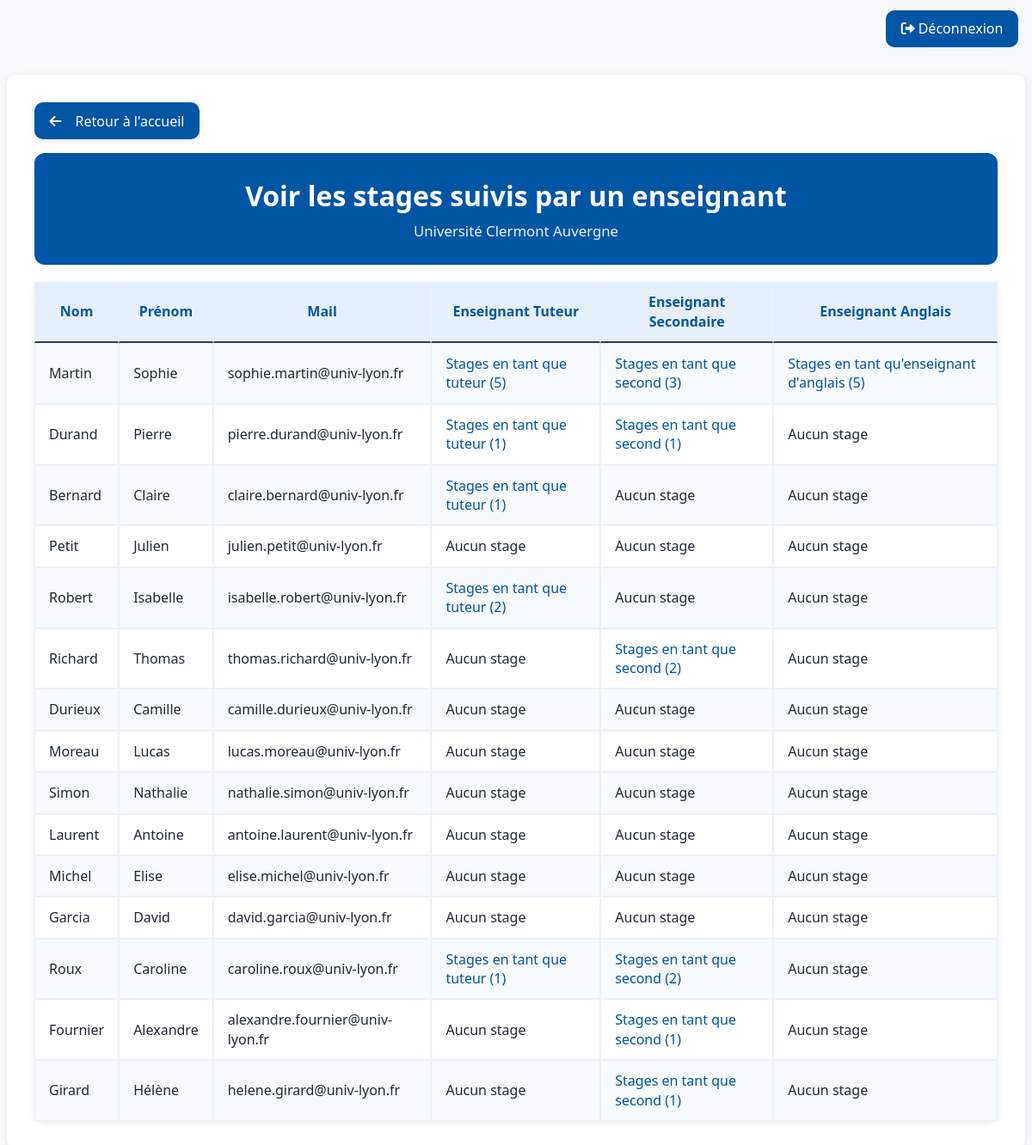
Page /soutenances/index.php?action=viewEnseignant (signed in) on the committed database.
### tables this page shows
CREATE TABLE `enseignants` (
  `IdEnseignant` smallint(6) NOT NULL,
  `nom` varchar(50) NOT NULL,
  `prenom` varchar(50) NOT NULL,
  `mail` varchar(80) NOT NULL,
  `mdp` varchar(255) NOT NULL
);

### soutenances/models/Enseignant.php (called while the page is built, shortened)
<?php
    function getAllEnseignants($pdo) {
        $stmt = $pdo->query("SELECT * FROM enseignants");
        return $stmt->fetchAll(PDO::FETCH_ASSOC);
    }
    function getStagesByEnseignantTuteurId($pdo, $idEnseignant) {
        $anneeDebut = (date("m") <= 8) ? date("Y") - 1 : date("Y");
        $stmt = $pdo->prepare("SELECT e.nom AS nomEntreprise, et.nom AS nomEtudiant, et.prenom AS prenomEtudiant
                               FROM evalstage es
                               JOIN anneestage a ON es.IdEtudiant = a.IdEtudiant
                               JOIN entreprises e ON a.IdEntreprise = e.IdEntreprise
                               JOIN etudiantsbut2ou3 et ON es.IdEtudiant = et.IdEtudiant
                               WHERE es.IdEnseignantTuteur = ? AND a.anneedebut = ?;");
        $stmt->execute([$idEnseignant, $anneeDebut]);
        return $stmt->fetchAll(PDO::FETCH_ASSOC);
    }
    function getStagesByEnseignantSecondaireId($pdo, $idEnseignant) {
        $anneeDebut = (date("m") <= 8) ? date("Y") - 1 : date("Y");
        $stmt = $pdo->prepare("SELECT e.nom AS nomEntreprise, et.nom AS nomEtudiant, et.prenom AS prenomEtudiant
                               FROM evalstage es
                               JOIN anneestage a ON es.IdEtudiant = a.IdEtudiant
                               JOIN entreprises e ON a.IdEntreprise = e.IdEntreprise
                               JOIN etudiantsbut2ou3 et ON es.IdEtudiant = et.IdEtudiant
                               WHERE es.IdSecondEnseignant = ? AND a.anneedebut = ?;");
        $stmt->execute([$idEnseignant, $anneeDebut]);
        return $stmt->fetchAll(PDO::FETCH_ASSOC);
    }
    function getStagesByEnseignantAnglaisId($pdo, $idEnseignant) {
        $anneeDebut = (date("m") <= 8) ? date("Y") - 1 : date("Y");
        $stmt = $pdo->prepare("SELECT e.nom AS nomEntreprise, et.nom AS nomEtudiant, et.prenom AS prenomEtudiant
                               FROM evalanglais ea
                               JOIN anneestage a ON ea.IdEtudiant = a.IdEtudiant
                               JOIN entreprises e ON a.IdEntreprise = e.IdEntreprise
                               JOIN etudiantsbut2ou3 et ON ea.IdEtudiant = et.IdEtudiant
                               WHERE ea.IdEnseignant = ? AND a.anneedebut = ?;");
        $stmt->execute([$idEnseignant, $anneeDebut]);
        return $stmt->fetchAll(PDO::FETCH_ASSOC);
    }
?>

### soutenances/views/Enseignant/view.php (the view, shortened to what this page needs)
<!DOCTYPE html>
<html lang="fr">
<head>
    <link rel="stylesheet" href="assets/style/style.css">
    <link rel="stylesheet" href="https://cdnjs.cloudflare.com/ajax/libs/font-awesome/6.0.0/css/all.min.css">
</head>
<body>
    <?php if (isset($_SESSION['user_info'])): ?>
    <div class="topbar">
        <a href="index.php?action=logout" class="btn btn-uca"><i class="fas fa-sign-out-alt me-1"></i>Déconnexion</a>
    </div>
    <?php endif; ?>
    <div class="container-main">
        <div class="page-actions">
            <a class="btn-back" href="index.php?action=accueil">Retour à l'accueil</a>
        </div>
        <div class="page-header">
            <h1>Voir les stages suivis par un enseignant</h1>
            <p class="subtitle">Université Clermont Auvergne</p>
        </div>
        <div class="card border-0 shadow">
            <div class="card-body p-0">
                <div class="table-responsive">
    <table class="table table-striped table-bordered align-middle mb-0">
        <thead>
            <tr>
                <th>Nom</th>
                <th>Prénom</th>
                <th>Mail</th>
                <th>Enseignant Tuteur</th>
                <th>Enseignant Secondaire</th>
                <th>Enseignant Anglais</th>
            </tr>
        </thead>
        <tbody>
            <?php foreach ($enseignants as $enseignant): ?>
                <?php
                    $stagesTuteur    = getStagesByEnseignantTuteurId($pdo, $enseignant['IdEnseignant']);
                    $stagesSecond    = getStagesByEnseignantSecondaireId($pdo, $enseignant['IdEnseignant']);
                    $stagesAnglais   = getStagesByEnseignantAnglaisId($pdo, $enseignant['IdEnseignant']);
                ?>
                <tr>
                    <td><?= htmlspecialchars($enseignant['nom']); ?></td>
                    <td><?= htmlspecialchars($enseignant['prenom']); ?></td>
                    <td><?= htmlspecialchars($enseignant['mail']); ?></td>
                    <td>
                        <?php if (!empty($stagesTuteur)): ?>
                            <a href="index.php?action=listStageTuteur&id=<?= $enseignant['IdEnseignant']; ?>">Stages en tant que tuteur (<?= count($stagesTuteur); ?>)</a>
                        <?php else: ?>
                            <span>Aucun stage</span>
                        <?php endif; ?>
                    </td>
                    <td>
                        <?php if (!empty($stagesSecond)): ?>
                            <a href="index.php?action=listStageSecondaire&id=<?= $enseignant['IdEnseignant']; ?>">Stages en tant que second (<?= count($stagesSecond); ?>)</a>
                        <?php else: ?>
                            <span>Aucun stage</span>
                        <?php endif; ?>
                    </td>
                    <td>
                        <?php if (!empty($stagesAnglais)): ?>
                            <a href="index.php?action=listStageAnglais&id=<?= $enseignant['IdEnseignant']; ?>">Stages en tant qu'enseignant d'anglais (<?= count($stagesAnglais); ?>)</a>
                        <?php else: ?>
                            <span>Aucun stage</span>
                        <?php endif; ?>
                    </td>
                </tr>
            <?php endforeach; ?>
        </tbody>
    </table>
                </div>
            </div>
        </div>
    </div>
</body>
</html>

### soutenances/assets/style/style.css (style rules this page uses)
:root { --uca-blue:#0055a4; --uca-light-blue:#e6f0fa; --uca-dark-blue:#003366; --uca-bg:#f8f9fa; --uca-text:#1f2a37; --card-shadow:0 2px 10px rgba(0,0,0,.08); --uca-field-width: 720px; }
html,body { height:100%; }
body { background:var(--uca-bg); color:var(--uca-text); font-family:'Segoe UI', Tahoma, Geneva, Verdana, sans-serif; line-height:1.4; }
.container-main { background:#fff; border-radius:10px; box-shadow:var(--card-shadow); padding:2rem; margin:2rem auto; max-width:1200px; }
.page-header { background: var(--uca-blue); color:#fff; padding:1.75rem; border-radius:12px; margin-bottom:1.25rem; text-align:center; }
.page-header h1,.page-header h2,.page-header h3 { color:#fff; margin:0 0 .35rem; font-weight:700; }
.page-header .subtitle { color: rgba(255,255,255,.92); margin:0; font-size:1.05rem; }
.btn-uca { background:var(--uca-blue); border:none; color:#fff; padding:.65rem 1.1rem; border-radius:10px; font-weight:400; transition:all .2s ease; text-decoration:none; }
.card { border:none; border-radius:10px; box-shadow:var(--card-shadow); transition:transform .15s ease; }
.table thead th { border-top:none; font-weight:600; color:var(--uca-blue); background-color: var(--uca-light-blue); border-bottom: 2px solid #2c3e50; }
.table-striped tbody tr:nth-of-type(odd) { background-color:#f7fafe; }
h1, h2, h3 { color: var(--uca-blue); font-weight: 600; }
a { color: var(--uca-blue); text-decoration: none; }
.topbar { max-width:1200px; margin:12px auto 0; padding:0 8px; display:flex; align-items:center; justify-content:space-between; }
.page-actions { display:flex; align-items:center; justify-content:flex-start; gap:.75rem; margin:0 0 1rem; }
.btn-back { display:inline-flex; align-items:center; gap:.5rem; background:var(--uca-blue); color:#fff; border:none; border-radius:10px; padding:.65rem 1.1rem; font-weight:700; text-decoration:none; box-shadow: var(--card-shadow); }
.btn-back { font-weight:400; }
.btn-back::before { font-family: "Font Awesome 6 Free"; font-weight: 900; content: "\f060"; margin-right: .5rem; }
.table { width:100%; border-collapse: separate; border-spacing:0; }
.table td, .table th { padding:.75rem 1rem; vertical-align: middle; }
.table-bordered th, .table-bordered td { border:1px solid #eaf1fb; }
.me-1 { margin-right:.25rem; }

### rows in the picture
enseignants: nom "Martin", prenom "Sophie", mail "sophie.martin@univ-lyon.fr", count($stagesTuteur) "5", count($stagesSecond) "3", count($stagesAnglais) "5"
enseignants: nom "Durand", prenom "Pierre", mail "pierre.durand@univ-lyon.fr", count($stagesTuteur) "1", count($stagesSecond) "1", shows "Aucun stage"
enseignants: nom "Bernard", prenom "Claire", mail "claire.bernard@univ-lyon.fr", count($stagesTuteur) "1", shows "Aucun stage"
enseignants: nom "Petit", prenom "Julien", mail "julien.petit@univ-lyon.fr", shows "Aucun stage"
enseignants: nom "Robert", prenom "Isabelle", mail "isabelle.robert@univ-lyon.fr", count($stagesTuteur) "2", shows "Aucun stage"
enseignants: nom "Richard", prenom "Thomas", mail "thomas.richard@univ-lyon.fr", shows "Aucun stage", count($stagesSecond) "2"
enseignants: nom "Durieux", prenom "Camille", mail "camille.durieux@univ-lyon.fr", shows "Aucun stage"
enseignants: nom "Moreau", prenom "Lucas", mail "lucas.moreau@univ-lyon.fr", shows "Aucun stage"
enseignants: nom "Simon", prenom "Nathalie", mail "nathalie.simon@univ-lyon.fr", shows "Aucun stage"
enseignants: nom "Laurent", prenom "Antoine", mail "antoine.laurent@univ-lyon.fr", shows "Aucun stage"
enseignants: nom "Michel", prenom "Elise", mail "elise.michel@univ-lyon.fr", shows "Aucun stage"
enseignants: nom "Garcia", prenom "David", mail "david.garcia@univ-lyon.fr", shows "Aucun stage"
enseignants: nom "Roux", prenom "Caroline", mail "caroline.roux@univ-lyon.fr", count($stagesTuteur) "1", count($stagesSecond) "2", shows "Aucun stage"
enseignants: nom "Fournier", prenom "Alexandre", mail "alexandre.fournier@univ-lyon.fr", shows "Aucun stage", count($stagesSecond) "1"
enseignants: nom "Girard", prenom "Hélène", mail "helene.girard@univ-lyon.fr", shows "Aucun stage", count($stagesSecond) "1"
